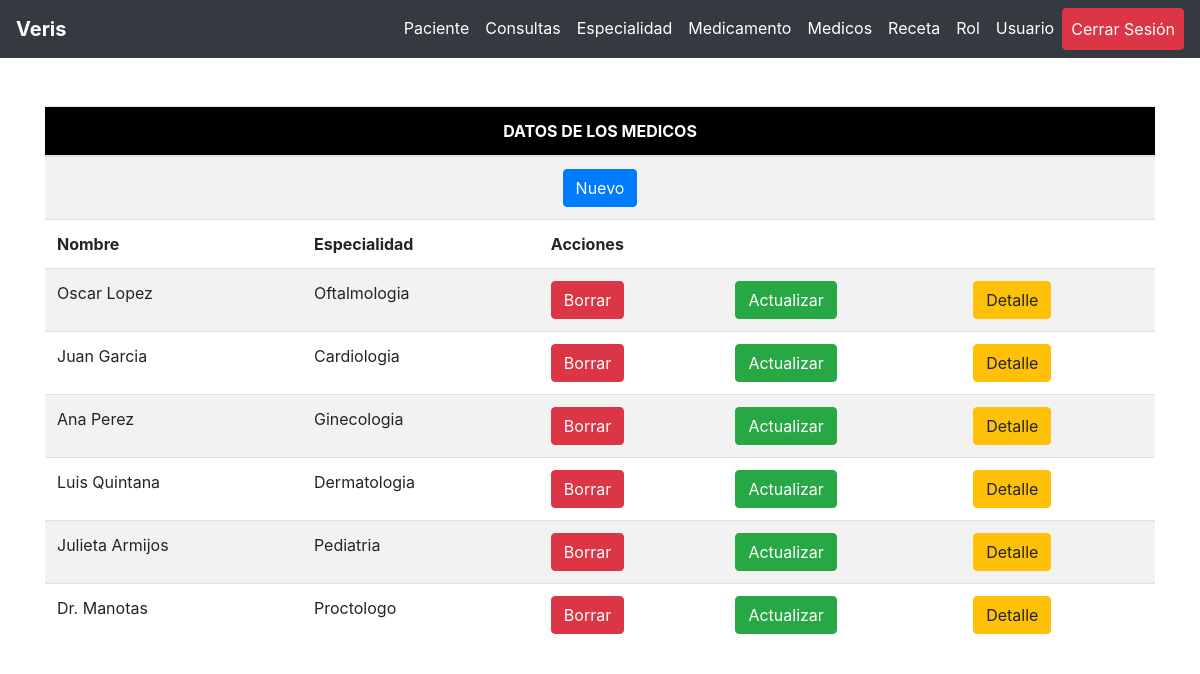
The page /dashboard.php?list=medicos (signed in) on the database its author committed.
### tables this page shows
CREATE TABLE `medicos` (
  `IdMedico` int(11) NOT NULL,
  `Nombre` varchar(50) NOT NULL,
  `Especialidad` int(11) NOT NULL,
  `IdUsuario` int(11) NOT NULL,
  `Foto` varchar(20) NOT NULL
);

CREATE TABLE `especialidades` (
  `IdEsp` int(11) NOT NULL,
  `Descripcion` varchar(50) NOT NULL,
  `Dias` varchar(45) NOT NULL,
  `Franja_HI` time NOT NULL,
  `Franja_HF` time NOT NULL
);

### www/class/class.medicos.php (the view, shortened to what this page needs)
<?php
class Medico
{
	private $con;
	function __construct($cn)
	{
		$this->con = $cn;
	}
	public function get_list($rol)
	{
		$d_new = "newmedico/0";
		$d_new_final = base64_encode($d_new);
		$html = '
		<div class="container">
    <div class="tab" role="tabpanel">
                    <div class="table-responsive">
											<table class="table table-striped mb-0">
											<thead style="background-color: black;">
												<th colspan="8" class="text-center" style="color: white;">DATOS DE LOS MEDICOS</th>
											</thead>
											<tr>
												<th colspan="8" class="text-center"><a class="btn btn-primary " href="dashboard.php?d=' . $d_new_final . '" class="align-middle">Nuevo</a></th>
											</tr>
											<tr>
												<th>Nombre</th>
												<th>Especialidad</th>
												<th colspan="3">Acciones</th>
											</tr>';
		$sql = "SELECT me.IdMedico, me.Nombre as nombre, e.Descripcion as especialidad, u.Nombre as IdUsuario, me.Foto as foto
		FROM medicos me, especialidades e, usuarios u
		WHERE me.Especialidad = e.IdEsp AND u.IdUsuario = me.IdUsuario;";
		$res = $this->con->query($sql);
		while ($row = $res->fetch_assoc()) {
			$d_del = "delmedico/" . $row['IdMedico'];
			$d_del_final = base64_encode($d_del);
			$d_act = "actmedico/" . $row['IdMedico'];
			$d_act_final = base64_encode($d_act);
			$d_det = "detmedico/" . $row['IdMedico'];
			$d_det_final = base64_encode($d_det);
			$html .= '
				<tr>
					<td>' . $row['nombre'] . '</td>
					<td>' . $row['especialidad'] . '</td>';
					if($rol == 1){
						$html .= '
					<td><a class="btn btn-danger " href="dashboard.php?d=' . $d_del_final . '">Borrar</a></td>
					<td><a class="btn btn-success " href="dashboard.php?d=' . $d_act_final . '">Actualizar</a></td>
					<td><a class="btn btn-warning" href="dashboard.php?d=' . $d_det_final . '">Detalle</a></td>';
					}elseif($rol == 2){
						$html .= '
						<td><a class="btn btn-success " href="dashboard.php?d=' . $d_act_final . '">Actualizar</a></td>
						<td><a class="btn btn-warning" href="dashboard.php?d=' . $d_det_final . '">Detalle</a></td>';
					}elseif($rol == 3){
						$html .= '
						<td><a class="btn btn-warning" href="dashboard.php?d=' . $d_det_final . '">Detalle</a></td>';
					}elseif($rol == 4){
						$html .= '';
					}else{
						$html .= '';
					}
					$html .='</tr>';
		}
		$html .= '
		</table>
</div>
</div>';
		return $html;
	}
}

### rows shown on the page
medicos: Nombre "Oscar Lopez", Especialidad.Descripcion "Oftalmologia"
medicos: Nombre "Juan Garcia", Especialidad.Descripcion "Cardiologia"
medicos: Nombre "Ana Perez", Especialidad.Descripcion "Ginecologia"
medicos: Nombre "Luis Quintana", Especialidad.Descripcion "Dermatologia"
medicos: Nombre "Julieta Armijos", Especialidad.Descripcion "Pediatria"
medicos: Nombre "Dr. Manotas", Especialidad.Descripcion "Proctologo"
